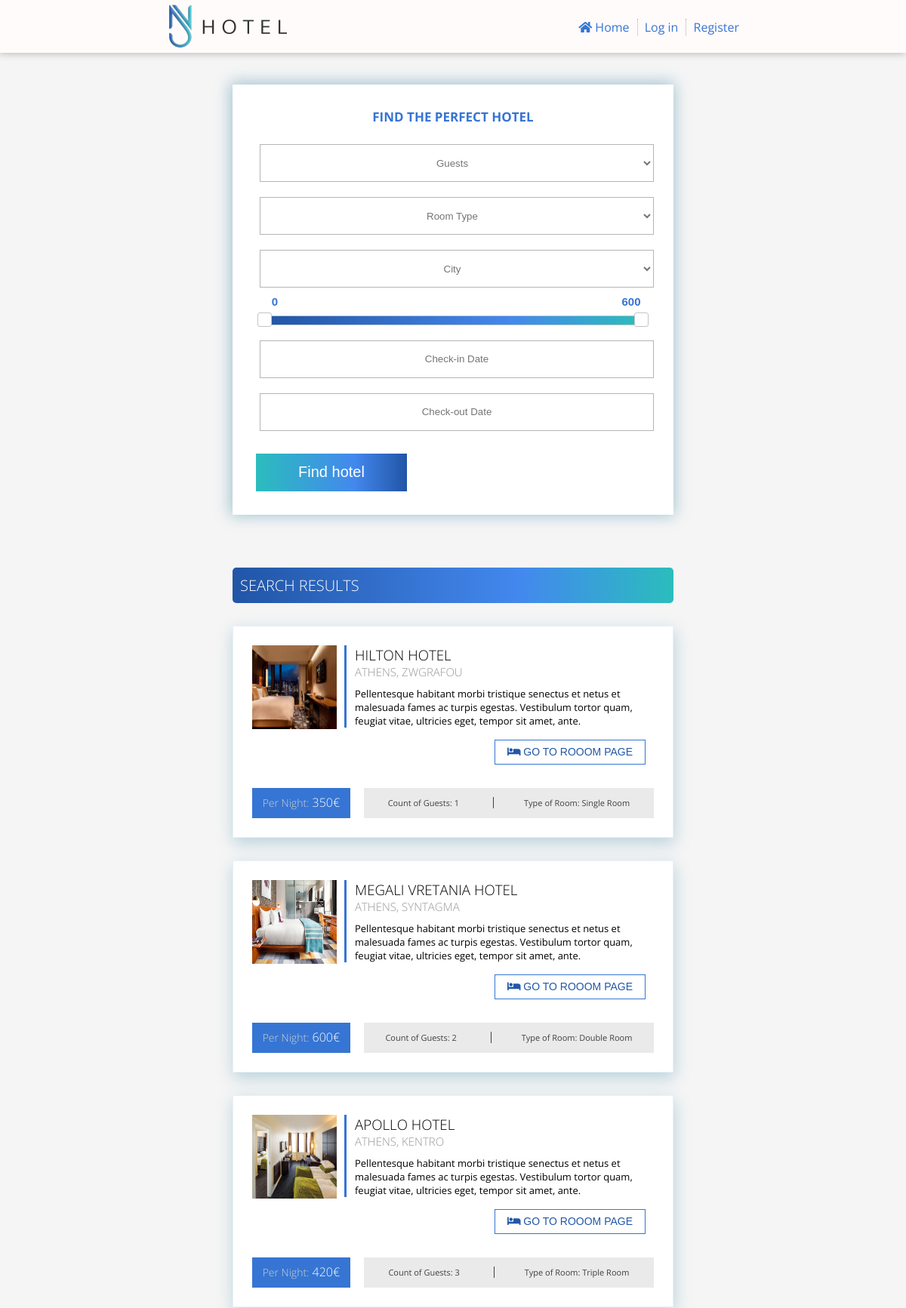
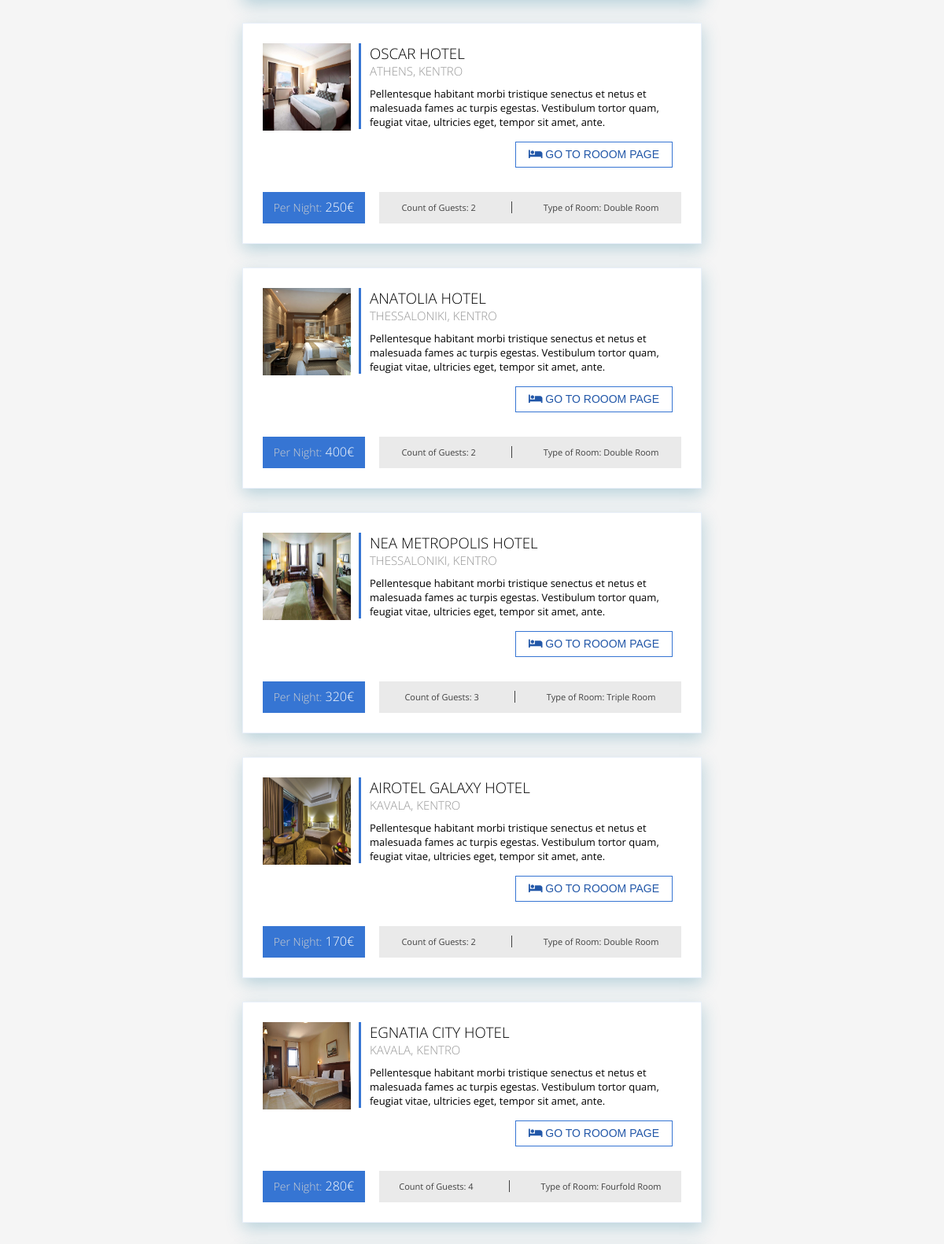
Screenshot of /public/list.php (upper part) with the database file from the repository (2 pictures, top to bottom).
### tables this page shows
CREATE TABLE `room` (
  `room_id` int(10) UNSIGNED NOT NULL,
  `type_id` int(10) UNSIGNED NOT NULL,
  `name` varchar(250) NOT NULL,
  `city` varchar(250) NOT NULL,
  `area` varchar(250) NOT NULL,
  `photo_url` varchar(250) NOT NULL,
  `count_of_guests` int(10) UNSIGNED NOT NULL,
  `price` int(10) UNSIGNED NOT NULL,
  `address` varchar(250) NOT NULL,
  `location_lat` decimal(10,7) NOT NULL,
  `location_long` decimal(10,7) NOT NULL,
  `description_short` varchar(250) NOT NULL,
  `description_long` text NOT NULL,
  `parking` tinyint(1) NOT NULL,
  `wifi` tinyint(1) NOT NULL,
  `pet_friendly` tinyint(1) NOT NULL,
  `avg_reviews` decimal(10,7) DEFAULT NULL,
  `count_reviews` int(10) UNSIGNED DEFAULT 0,
  `created_time` timestamp NOT NULL DEFAULT current_timestamp()
);

CREATE TABLE `room_type` (
  `type_id` int(10) UNSIGNED NOT NULL,
  `title` varchar(250) NOT NULL
);

### app/Hotel/Room.php (called while the page is built, shortened)
<?php
class Room extends BaseService  {
    public function search($checkInDate, $checkOutDate, $city = '', $typeId = '', $guests = '', $minPrice = '', $maxPrice = ''){
        $parameters = [
            ':check_in_date' => $checkInDate->format(DateTime::ATOM),
            ':check_out_date' => $checkOutDate->format(DateTime::ATOM)
        ];
        $sql = 'SELECT * FROM room WHERE ';
        $sql .= 'room_id NOT IN (
           SELECT room_id
           FROM booking
           WHERE check_in_date <= :check_out_date AND check_out_date >= :check_in_date)';
        return $this->fetchAll($sql, $parameters);
    }
}
?>

### app/Hotel/BaseService.php (called while the page is built, shortened)
<?php
class BaseService{
    private static $pdo;
    protected function initializePdo(){
        if(!empty(self::$pdo)){
            return;
        }
        $config = Configuration::getInstance();
        $databaseConfig = $config->getConfig()['database'];
        try{
            self::$pdo = new PDO(sprintf('mysql:host=%s;dbname=%s;charset=UTF8', $databaseConfig['host'], $databaseConfig['dbname']), $databaseConfig['username'], $databaseConfig['password'], [PDO::MYSQL_ATTR_INIT_COMMAND => "SET NAMES 'UTF8'"]);
            self::$pdo->setAttribute(PDO::ATTR_ERRMODE, PDO::ERRMODE_EXCEPTION);
        }catch (\PDOException $ex){
            throw new \Exception(sprintf('Could not connect to database. Error: %s', $ex->getMessage()));
        }
    }
    protected function fetchAll($sql, $parameters= [], $type = PDO::FETCH_ASSOC){
        $statement = $this->getPdo()->prepare($sql);
        foreach ($parameters as $key => $value){
            $statement->bindValue($key, $value, is_int($value) ? PDO::PARAM_INT : PDO::PARAM_STR);
        }
        $status = $statement->execute();
        return $statement->fetchAll($type);
    }
    protected function getPdo(){
        return self::$pdo;
    }
}
?>

### app/Hotel/RoomType.php (called while the page is built, shortened)
<?php
class RoomType extends BaseService  {
     public function getAllTypes(){
        return $this->fetchAll("SELECT * FROM room_type");
    }
    public static function findValueFromArrayKey($array = [], $key = ''){
        foreach ($array as $arrayElement){
          if($arrayElement['type_id'] == $key){
            $value = $arrayElement['title'] ;
          }
        }
        return $value;
    }
}
?>

### public/list.php (the view, shortened to what this page needs)
<?php
$room = new Room();
$type = new RoomType();
$allTypes = $type->getAllTypes();
$selectedCity = $_REQUEST['city'];
$selectedTypeId = $_REQUEST['room_type'];
$checkInDate = $_REQUEST['check_in_date'];
$checkOutDate = $_REQUEST['check_out_date'];
$selectedGuests = $_REQUEST['guest'];
$selectedMinPrice = $_REQUEST['min_price'];
$selectedMaxPrice = $_REQUEST['max_price'];
$allAvailableRooms = $room->search(new DateTime($checkInDate), new DateTime($checkOutDate), $selectedCity, $selectedTypeId, $selectedGuests, $selectedMinPrice, $selectedMaxPrice);
?>
<!DOCTYPE html>
<html lang="en">
    <head>
        <link rel="stylesheet" href="assets/css/all.min.css">
        <link rel="stylesheet" type="text/css" href="assets/js/jquery/jquery-ui.css">
        <link rel="stylesheet" type="text/css" href="assets/css/style.css">
        <link rel="stylesheet" type="text/css" href="assets/css/list.css">
        <link rel="stylesheet" type="text/css" href="assets/css/drop.css">
        <link rel="stylesheet" type="text/css" href="assets/css/errors.css">
        <link rel="stylesheet" type="text/css" href="assets/css/responsive.css">
    </head>
    <body>
        <?php include "partial/header.php" ?>
        <?php include "partial/mobile.php" ?>
        <section>
            <div class="search-results">
                <div class="sidebar-filters">
                    <form name="searchForm" class="searchForm" action="list.php" onsubmit="return validateForm()">
                        <h2>Find the perfect hotel</h2>
                        <select name="guest" id="guests" class="styling-fields register-fields select-guests">
                            <option value="" disabled selected hidden>Guests</option>
                        </select>
                        <select name="room_type" id="room-type" class="styling-fields register-fields select-room">
                            <option value="" disabled selected hidden>Room Type</option>
                        </select>
                        <select name="city" id="city" class="styling-fields register-fields select-city">
                            <option value="" disabled selected hidden>City</option>
                        </select>
                        <div class="prices">
                            <input name="min_price" type="text" id="amount" class="price-range" readonly>
                            <input name="max_price" type="text" id="amount2" class="price-range" readonly>
                        </div>
                        <div id="slider-range"></div>
                        <input class="styling-fields register-fields check-in-date" type="text"  autocomplete="off" id="datepicker-start" name="check_in_date" value="<?php echo $checkInDate;?>" placeholder="Check-in Date">
                        <input class="styling-fields register-fields check-out-date" type="text"  autocomplete="off" id="datepicker-end" name="check_out_date" value="<?php echo $checkOutDate;?>" placeholder="Check-out Date">
                        <button type="submit" class="button">Find hotel</button>
                    </form>
                </div>
                <div class="hotel-results" id="search-results-container">
                    <div class="results-bar">
                        <h2>Search Results</h2>
                    </div>
                    <?php
                        foreach($allAvailableRooms as $allAvailableRoom) {
                    ?>
                    <article class="room">
                        <aside class="media">
                            <img src="assets/images/rooms/<?php echo $allAvailableRoom['photo_url'];?>" />
                        </aside>
                        <div class="info">
                            <h1> <?php echo $allAvailableRoom['name'];?></h1>
                            <h2> <?php echo $allAvailableRoom['city'];?>, <?php echo $allAvailableRoom['area'];?> </h2>
                            <p><?php echo $allAvailableRoom['description_short'];?></p>
                            <button class="go-to-room-button"><a href="room.php?room_id=<?php echo $allAvailableRoom['room_id'];?>&check_in_date=<?php
                            echo $checkInDate;?>&check_out_date=<?php echo $checkOutDate;?>"><i class="fas fa-bed"></i>  Go to Rooom Page</a></button>
                        </div>
                        <div class="room-details">
                            <h3 class="room-price "><span class="per-night-price">Per Night:</span> <?php echo $allAvailableRoom['price'];?>€</h3>
                            <div class="details">
                                <p class="detail-text1">Count of Guests: <?php echo $allAvailableRoom['count_of_guests'];?></p>
                                <p class="detail-text2">Type of Room: <?php echo $type->findValueFromArrayKey($allTypes,$allAvailableRoom['type_id']);?></p>
                            </div>
                        </div>
                    </article>
                    <?php
                        }
                    ?>
                </div>
            </div>
        </section>
    </body>
</html>

### public/assets/css/style.css (style rules this page uses)
* { margin: 0; padding: 0; box-sizing: border-box; }
body { background-color: #f5f5f5; color: #000; font-family: 'Open Sans', sans-serif; font-size: 16px; height: 100vh; padding-bottom: 51px; }
h2 { color:#3675d3; }
button { width: 200px; height: 50px; margin-top: 20px; font-size: 20px; border: none; overflow: hidden; color: #ffffff; cursor: pointer; visibility: visible; background: -moz-linear-gradient(left, #2bbdbd 0%, #4388ee 65%, #2155a6 100%); background: -webkit-linear-gradient(left, #2bbdbd 0%, #4388ee 65%, #2155a6 100%); background: linear-gradient(90deg, #2bbdbd 0%, #4388ee 65%, #2155a6 100%); outline:none; }
div form h2 { padding-bottom: 15px; }
form .styling-fields { width: 200px; height: 50px; text-align: center; outline:none; margin: 10px 5px; border: 1px solid #b5b5b5; background: #fff; }
form input { outline:none; }
.select-city, .select-room, .select-guests { -moz-text-align-last: center; text-align-last:center; color: #757575; }

### public/assets/css/list.css (style rules this page uses)
div.search-results { text-align: center; margin: 0 auto; overflow: hidden; width: 60%; padding: 50px; padding-top: 90px; }
form.searchForm { display: flex; flex-direction: column; }
form.searchForm > h2 { font-size: 17px; }
div.sidebar-filters { float: left; border: 1px solid #fff; background: #fff; padding: 30px; box-shadow: -1px -1px 19px 2px #247b9c66; }
input.price-range { border:0; color: #3675d3; font-weight:bold; font-size: 15px; text-align: center; }
div.hotel-results { float: right; width: 65%; }
div.hotel-results article { text-align: left; border: 1px solid #3675d31c; margin-bottom: 30px; padding: 25px; background: white; box-shadow: 1px 7px 20px 0px #247b9c4a; }
.results-bar { color: #fff; text-align: left; padding: 5px; background: linear-gradient(90deg ,#2155a6 0%, #4388ee 65%, #2bbdbd 100%); border-radius: 5px; margin-bottom: 30px; }
.results-bar h2 { color: #fff; font-size: 20px; padding: 5px; }
#slider-range { min-width: 96%; margin: 0 auto; margin-bottom: 10px; }
div.prices { display: flex; justify-content: space-between; padding-bottom: 10px; }
.price-range { max-width: 50px; }
div.hotel-results aside.media img { width: 21%; float: left; height: 111px; transition: 0.5s; }
button.go-to-room-button { float: right; font-size: 14px; width: 200px; height: 33px; text-transform: uppercase; position: relative; background: rgba(0, 0, 0, 0); border: 1px solid #3675d3; color: #3675d3; box-shadow: none; border-radius: 0; margin: 16px 11px 6px 0; transition: 0.5s; }
button.go-to-room-button a { text-decoration: none; color: #2257a8; }
article.room div.info { border-left: 3px solid #3675d3; width: 77%; margin-left: 23%; padding-left: 2%; }
div.info h1, h2 { text-transform: uppercase; font-weight: 100; }
div.info h2 { font-size: 15px; color: rgb(150, 150, 150); transition: 0.5s; }
form h2 { font-size: 20px; font-weight: bold; }
div.info p { font-size: 14px; margin-top: 10px; }
div.room-details { display: flex; align-items: center; justify-content: center; margin-top: 80px; font-size: 13px; }
div.details { display: flex; justify-content: center; align-items: center; background: #eaeaea; color: #404040; width: 77%; height: 40px; }
div h3.room-price { font-size: 17px; font-weight: 100; background-color: #3675d3; color: #fff; width: 20%; height: 40px; text-align: center; float: left; margin-right: 18px; padding: 8px 0; }
span.per-night-price { font-size: 14px; color: #d0d0d0; }
p.detail-text1 { float: left; padding-right: 20px; text-align: center; font-size: 12px; }
p.detail-text1:after { display: inline; content: ' '; border-right: 1px solid #404040; padding-right: 45px; }
p.detail-text2 { padding-left: 20px; text-align: center; font-size: 12px; }
div.details { text-align: center; }

### rows the page displays
room: photo_url (picture), name "HILTON HOTEL", city "ATHENS", area "ZWGRAFOU", description_short "Pellentesque habitant morbi tristique senectus et netus et malesuada fames ac turpis egestas. Vestibulum tortor quam, feugiat vitae, ultricies eget, tempor sit amet, ante.", price "350", count_of_guests "1", type.title "Single Room"
room: photo_url (picture), name "MEGALI VRETANIA HOTEL", city "ATHENS", area "SYNTAGMA", description_short "Pellentesque habitant morbi tristique senectus et netus et malesuada fames ac turpis egestas. Vestibulum tortor quam, feugiat vitae, ultricies eget, tempor sit amet, ante.", price "600", count_of_guests "2", type.title "Double Room"
room: photo_url (picture), name "APOLLO HOTEL", city "ATHENS", area "KENTRO", description_short "Pellentesque habitant morbi tristique senectus et netus et malesuada fames ac turpis egestas. Vestibulum tortor quam, feugiat vitae, ultricies eget, tempor sit amet, ante.", price "420", count_of_guests "3", type.title "Triple Room"
room: photo_url (picture), name "OSCAR HOTEL", city "ATHENS", area "KENTRO", description_short "Pellentesque habitant morbi tristique senectus et netus et malesuada fames ac turpis egestas. Vestibulum tortor quam, feugiat vitae, ultricies eget, tempor sit amet, ante.", price "250", count_of_guests "2", type.title "Double Room"
room: photo_url (picture), name "ANATOLIA HOTEL", city "THESSALONIKI", area "KENTRO", description_short "Pellentesque habitant morbi tristique senectus et netus et malesuada fames ac turpis egestas. Vestibulum tortor quam, feugiat vitae, ultricies eget, tempor sit amet, ante.", price "400", count_of_guests "2", type.title "Double Room"
room: photo_url (picture), name "NEA METROPOLIS HOTEL", city "THESSALONIKI", area "KENTRO", description_short "Pellentesque habitant morbi tristique senectus et netus et malesuada fames ac turpis egestas. Vestibulum tortor quam, feugiat vitae, ultricies eget, tempor sit amet, ante.", price "320", count_of_guests "3", type.title "Triple Room"
room: photo_url (picture), name "AIROTEL GALAXY HOTEL", city "KAVALA", area "KENTRO", description_short "Pellentesque habitant morbi tristique senectus et netus et malesuada fames ac turpis egestas. Vestibulum tortor quam, feugiat vitae, ultricies eget, tempor sit amet, ante.", price "170", count_of_guests "2", type.title "Double Room"
room: photo_url (picture), name "EGNATIA CITY HOTEL", city "KAVALA", area "KENTRO", description_short "Pellentesque habitant morbi tristique senectus et netus et malesuada fames ac turpis egestas. Vestibulum tortor quam, feugiat vitae, ultricies eget, tempor sit amet, ante.", price "280", count_of_guests "4", type.title "Fourfold Room"
